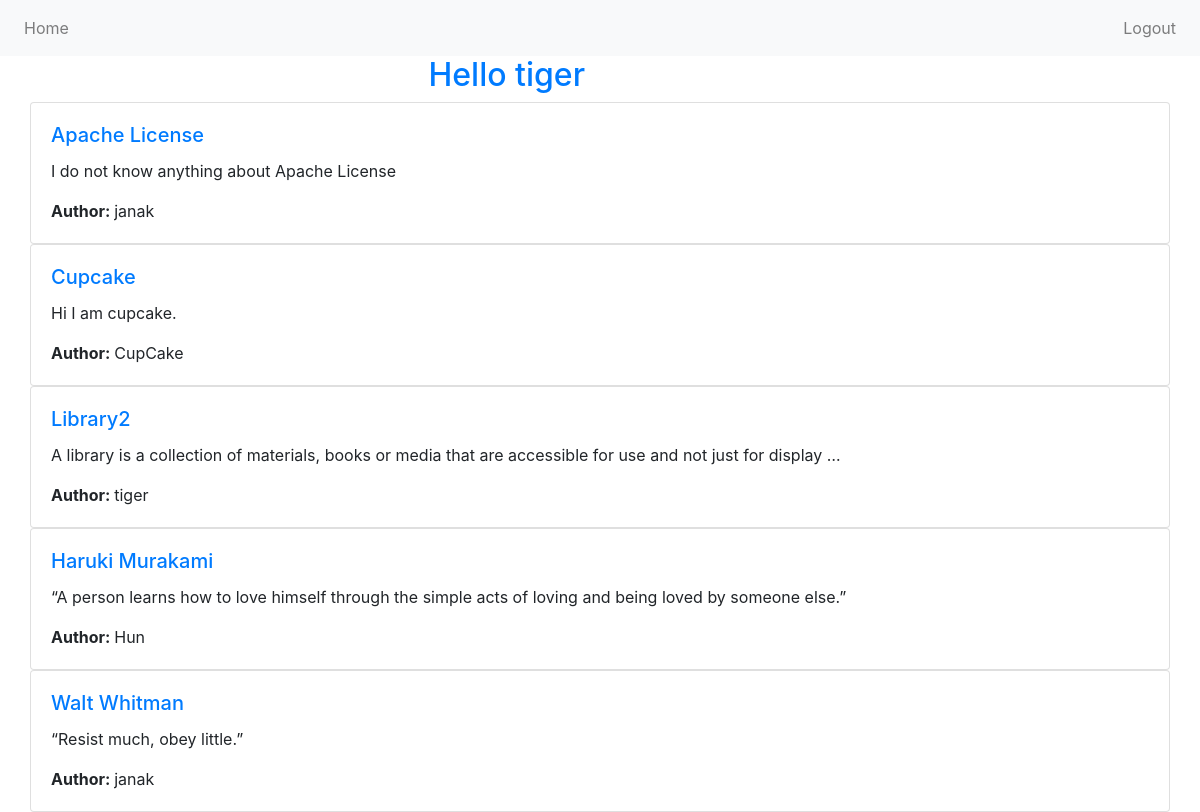
Screenshot of / (signed in) with the database file from the repository.
### blog/models.py (models this page shows, shortened)
class Post(models.Model):
    title = models.CharField(max_length=200)
    author = models.ForeignKey("auth.User",on_delete=models.CASCADE,)
    body = models.TextField()

### blog/views.py (the view)
# urls.py: path("",BlogListView.as_view(),name="home"),
class BlogListView(ListView):
    model = Post
    template_name = "home.html"

### templates/home.html
{% extends "base.html" %}
{% block content %}
    <div class="container">
        <div class="row row-cols-1 row-cols-md3 g-4">
            {% for post in post_list %}
                    <div class="card">
                        <div class="card-body">
                            <h5 class="card-title fw-bold">
                                <a href="{% url 'post_detail' post.pk %}">{{post.title}}</a>
                            </h5>
                            <p class="card-text">{{post.body|truncatewords:20 }}</p>
                            <p class="card-text"><strong>Author: </strong>{{post.author}}</p>
                        </div>
                    </div>
            {% endfor %}
        </div>
    </div>
{% endblock content %}

### templates/base.html (shortened to what this page needs)
<!DOCTYPE html>
{% load static %}
<html>
    <head>
        <link rel="stylesheet" href="https://maxcdn.bootstrapcdn.com/bootstrap/4.5.2/css/bootstrap.min.css">
    </head>
    <body>
        <nav class="navbar navbar-expand-lg navbar-light bg-light">
            <div class="collapse navbar-collapse" id="navbarNav">
                <ul class="navbar-nav">
                    <li class="nav-item">
                        <a class="nav-link" href="{% url 'home'%}">Home</a>
                    </li>
                </ul>
            </div>
            <div class="navbar-nav ml-auto">
                <ul class="navbar-nav">
                    {% if user.is_authenticated %}
                    <li class="nav-item">
                        <a class="nav-item nav-link" href="{% url 'logout'%}">Logout</a>
                    </li>
                    {% endif %}
                </ul>
            </div>
        </nav>
        {% if user.is_authenticated %}
        <div class="col-md-6">
            <h2 class="text-right text-primary">Hello {{request.user}}</h2>
        </div>
        {% endif %}
            {% block content %}
            {% endblock content %}
    </body>
</html>

### rows the page displays
Post: title "Apache License", body "I do not know anything about Apache License", author "janak"
Post: title "Cupcake", body "Hi I am cupcake.", author "CupCake"
Post: title "Library2", body "A library is a collection of materials, books or media that are accessible for use and not just for display …", author "tiger"
Post: title "Haruki Murakami", body "“A person learns how to love himself through the simple acts of loving and being loved by someone else.”", author "Hun"
Post: title "Walt Whitman", body "“Resist much, obey little.”", author "janak"

### other values shown
{{ request.user }} "tiger"
